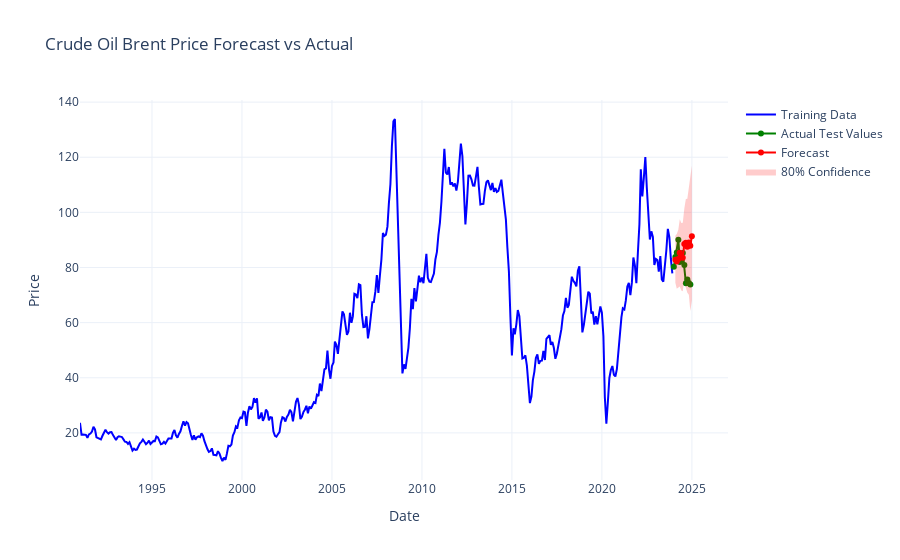
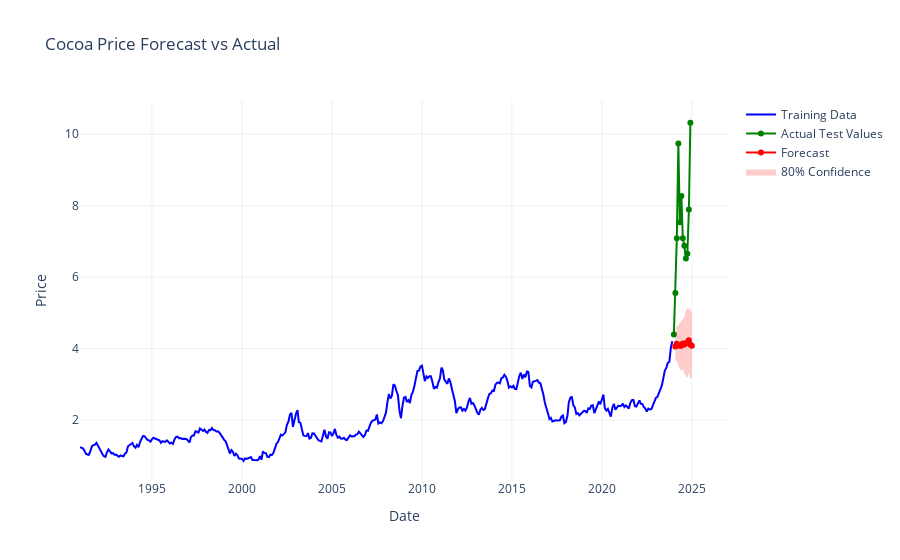
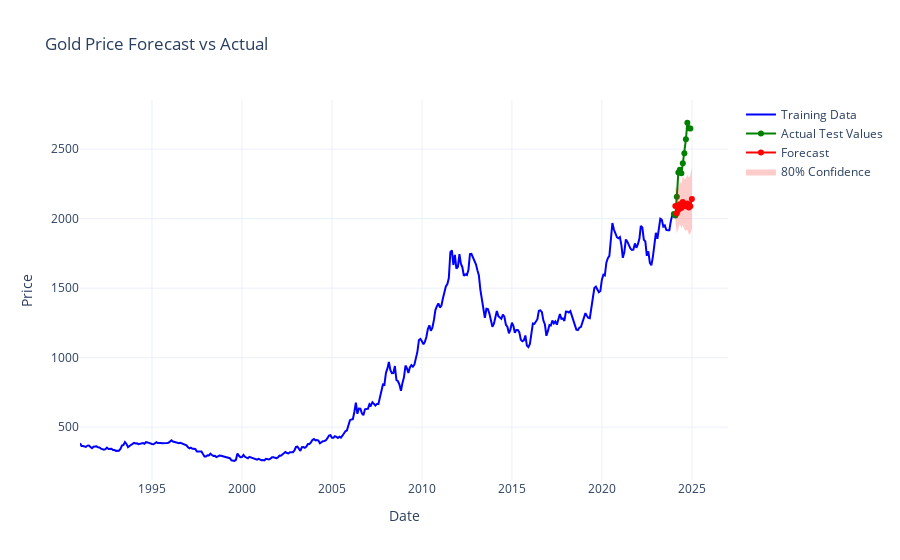
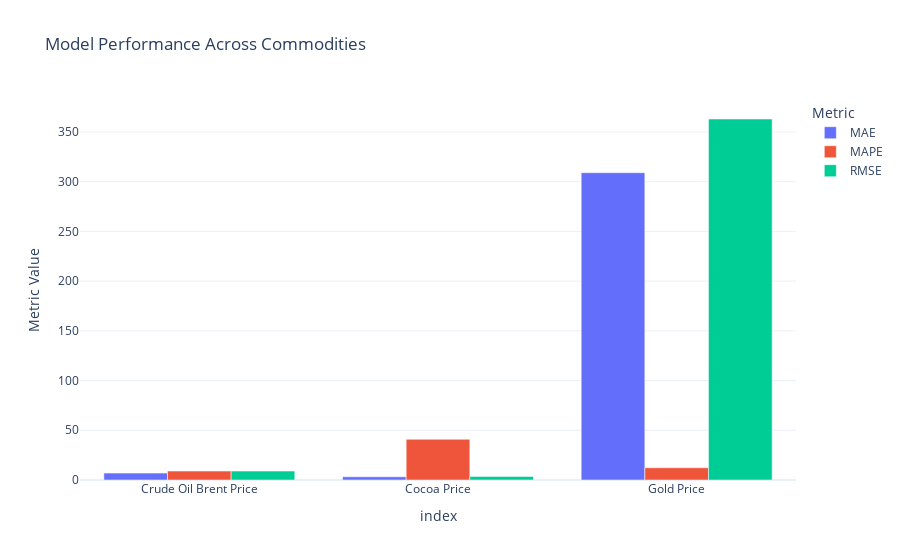

Notebook cell for these charts, in order:
### Code cell
import pandas as pd
import numpy as np
import plotly.express as px
import plotly.graph_objects as go
from autogluon.timeseries import TimeSeriesPredictor, TimeSeriesDataFrame
from sklearn.metrics import mean_absolute_error, mean_absolute_percentage_error, mean_squared_error


def prepare_data(filepath):
    """Load and prepare data with required __id__ column"""
    df = pd.read_csv(filepath, parse_dates=['date'])
    df['__id__'] = "main_series"  # Single time series ID
    
    # Add temporal features
    for col in ['Crude Oil Brent Price', 'Cocoa Price', 'Gold Price']:
        df[f'{col}_3mo_ma'] = df[col].rolling(3, min_periods=1).mean()
        df[f'{col}_12mo_ma'] = df[col].rolling(12, min_periods=6).mean()
    
    return df.set_index('date').sort_index()


def prepare_covariates(test_df:pd.DataFrame, target_col:str):
    """Prepare known covariates from test data for evaluation"""
    # Extract all columns except the target we're predicting
    covariate_cols = [col for col in test_df.columns if col not in [target_col, '__id__', 'Crude Oil Brent Price', 'Cocoa Price', 'Gold Price']]
    
    # Create TimeSeriesDataFrame with the test period covariates
    test_covs = test_df[[target_col]+covariate_cols].copy()
    test_covs['__id__'] = "main_series"  # Add ID column
    
    return TimeSeriesDataFrame.from_data_frame(
        test_covs.reset_index(),
        id_column="__id__",
        timestamp_column="date"
    )


def create_ts_dataframe(df:pd.DataFrame, target_col:str):
    """Create properly formatted TimeSeriesDataFrame"""
    # Keep only relevant columns
    keep_cols = ['__id__', target_col] + [col for col in df.columns if col not in ['Crude Oil Brent Price', 'Cocoa Price', 'Gold Price', '__id__']]

    # Prepare known covariates (all features except other commodities)
    # covariates = [f for f in keep_cols if f not in ['__id__'] and f != target]
    # covariates = [f for f in keep_cols if f != target]
    # covariates = [f for f in keep_cols if f not in ['__id__', target_col]]

    return TimeSeriesDataFrame.from_data_frame(
        df[keep_cols].reset_index(),
        id_column="__id__",
        timestamp_column="date"
    )


def run_automl_forecasting(ts_data:TimeSeriesDataFrame, target_col:str, prediction_length=12):
    """Run AutoML forecasting for a single target"""

    # Identify covariates - all columns except target and __id__
    # known_covariates = [col for col in ts_data.columns if col not in [target_col, '__id__']]
    # known_covariates_data = ts_data[known_covariates]  # Extract as TimeSeriesDataFrame

    predictor = TimeSeriesPredictor(
        target=target_col,
        prediction_length=prediction_length,
        eval_metric="RMSE",
        path=f"autogluon_models/{target_col.replace(' ', '_')}",
    )
    
    predictor.fit(
        train_data=ts_data,
        time_limit=None,  # 1hour (3600) | None
        presets="medium_quality",
        hyperparameters={
            "DeepARModel": {"num_layers": 4},
            "SimpleFeedForwardModel": {"hidden_dimensions":[256,128]},
            "TemporalFusionTransformerModel": {},
            "PatchTSTModel": {},
            "DLinearModel": {},
            "TiDEModel": {},
            "WaveNetModel": {}
        },
        enable_ensemble=True,
        num_val_windows=3,  # 3-fold time-based validation
        verbosity=2,
    )
    
    return predictor


def calculate_metrics(y_true, y_pred):
    """Calculate evaluation metrics for time series forecasts"""
    return {
        'MAE': mean_absolute_error(y_true, y_pred),
        'MAPE': mean_absolute_percentage_error(y_true, y_pred) * 100,  # as percentage
        'RMSE': np.sqrt(mean_squared_error(y_true, y_pred))
    }


def plot_actual_vs_predicted(train_df:pd.DataFrame, test_df:pd.DataFrame, forecast_df:pd.DataFrame, target_col:str):
    """Interactive plot of actual vs predicted values"""
    fig = go.Figure()
    
    # Convert indices to datetime
    train_df.index = pd.to_datetime(train_df.index)
    test_df.index = pd.to_datetime(test_df.index)
    forecast_df.index = pd.to_datetime(forecast_df.index)
    
    # Training data
    fig.add_trace(go.Scatter(
        x=train_df.index,
        y=train_df[target_col],
        name='Training Data',
        line=dict(color='blue')
    ))
    
    # Test actuals
    fig.add_trace(go.Scatter(
        x=test_df.index,
        y=test_df[target_col],
        name='Actual Test Values',
        line=dict(color='green')
    ))
    
    # Forecasts (ensure proper alignment)
    forecast_start = test_df.index[0]
    forecast_dates = pd.date_range(
        start=forecast_start,
        periods=len(forecast_df),
        freq='ME'
    )
    
    fig.add_trace(go.Scatter(
        x=forecast_dates,
        y=forecast_df['mean'],
        name='Forecast',
        line=dict(color='red')
    ))
    
    # Confidence interval
    fig.add_trace(go.Scatter(
        x=forecast_dates.tolist() + forecast_dates[::-1].tolist(),
        y=forecast_df['0.9'].tolist() + forecast_df['0.1'][::-1].tolist(),
        fill='toself',
        fillcolor='rgba(255,0,0,0.2)',
        line=dict(color='rgba(255,255,255,0)'),
        name='80% Confidence'
    ))
    
    fig.update_layout(
        title=f'{target_col} Forecast vs Actual',
        xaxis_title='Date',
        yaxis_title='Price',
        hovermode='x unified',
        template='plotly_white'
    )
    fig.show()

def plot_metrics(metrics_dict):
    """Bar plot comparing metrics across commodities"""
    metrics_df = pd.DataFrame(metrics_dict).T
    fig = px.bar(metrics_df, 
                 barmode='group',
                 title='Model Performance Across Commodities',
                 labels={'value': 'Metric Value', 'variable': 'Metric'})
    fig.update_layout(template='plotly_white')
    fig.show()


if __name__ == "__main__":
    # Configuration
    # from google.colab import drive
    # drive.mount('/content/drive')
    DATA_PATH = "merged_macro_commodity.csv"
    COMMODITIES = ['Crude Oil Brent Price', 'Cocoa Price', 'Gold Price']
    PREDICTION_LENGTH = 12  # 12-month forecast
    
    # Prepare data
    full_df = prepare_data(DATA_PATH)
    train_df = full_df.iloc[:-PREDICTION_LENGTH]
    test_df = full_df.iloc[-PREDICTION_LENGTH:]
    
    results = {}
    for target in COMMODITIES:
        print(f"\n=== Processing {target} ===")
        
        # Prepare data
        train_ts = create_ts_dataframe(train_df, target)
        
        # Train model
        predictor = run_automl_forecasting(train_ts, target)

        # Prepare future covariates
        # test_covariates = prepare_covariates(test_df, target)
        # train_covariates = prepare_covariates(train_df, target)
        
        # Generate forecast
        forecast = predictor.predict(train_ts)

        # Generate forecast with error handling
        # try:
        #     print(f"Attempting to predict with covariates...")
        #     print(f"  - Train data shape: {train_ts.shape}")
        #     print(f"  - Test covariates shape: {test_covariates.shape}")
        #     print(f"  - Test covariates columns: {test_covariates.columns.tolist()}")
        #     print(f"  - Train_ts columns: {train_ts.columns.tolist()}")
            
        #     forecast = predictor.predict(train_ts, known_covariates=train_covariates_ts) # test_cov
        #     print("Successfully predicted with covariates!")
        # except ValueError as e:
        #     print(f"Error using covariates: {str(e)}")
        #     print("Falling back to prediction without covariates...")
        #     forecast = predictor.predict(train_ts)
        
        forecast_df = forecast.reset_index().set_index('timestamp')
        
        # Evaluate on test period
        y_true = test_df[target]
        y_pred = forecast_df['mean']
        metrics = calculate_metrics(y_true, y_pred)
        
        # Store results
        results[target] = {
            'metrics': metrics,
            'forecast': forecast_df,
            'predictor': predictor,
            'best_model': predictor.model_best
        }
        
        # Show interactive plot
        plot_actual_vs_predicted(train_df, test_df, forecast_df, target)
        
        print(f"\n{target} Evaluation:")
        print(f"best_model: {results[target]["best_model"]}")
        print(f"- MAE: {metrics['MAE']:.2f}")
        print(f"- MAPE: {metrics['MAPE']:.2f}%")
        print(f"- RMSE: {metrics['RMSE']:.2f}")
    
    # Compare metrics across commodities
    metrics_dict = {k: v['metrics'] for k, v in results.items()}
    plot_metrics(metrics_dict)

### Figure 1 — Plotly figure (JSON) as saved in the notebook; plotly's stock layout.template omitted (floating-point values rounded to 4 significant figures; data arrays with more than 128 entries replaced by an {"elided": "..."} marker saying what was removed)
{"data": [{"line": {"color": "blue"}, "name": "Training Data", "type": "scatter", "x": {"elided": "396 str values"}, "y": {"elided": "396 float values"}}, {"line": {"color": "green"}, "name": "Actual Test Values", "type": "scatter", "x": ["2024-01-01T00:00:00.000000000", "2024-02-01T00:00:00.000000000", "2024-03-01T00:00:00.000000000", "2024-04-01T00:00:00.000000000", "2024-05-01T00:00:00.000000000", "2024-06-01T00:00:00.000000000", "2024-07-01T00:00:00.000000000", "2024-08-01T00:00:00.000000000", "2024-09-01T00:00:00.000000000", "2024-10-01T00:00:00.000000000", "2024-11-01T00:00:00.000000000", "2024-12-01T00:00:00.000000000"], "y": [80.23, 83.76, 85.45, 90.05, 82.0, 82.56, 85.3, 80.86, 74.29, 75.66, 74.39, 73.83]}, {"line": {"color": "red"}, "name": "Forecast", "type": "scatter", "x": ["2024-01-31T00:00:00.000000000", "2024-02-29T00:00:00.000000000", "2024-03-31T00:00:00.000000000", "2024-04-30T00:00:00.000000000", "2024-05-31T00:00:00.000000000", "2024-06-30T00:00:00.000000000", "2024-07-31T00:00:00.000000000", "2024-08-31T00:00:00.000000000", "2024-09-30T00:00:00.000000000", "2024-10-31T00:00:00.000000000", "2024-11-30T00:00:00.000000000", "2024-12-31T00:00:00.000000000"], "y": [82.85, 82.19, 83.06, 85.32, 83.83, 83.57, 88.51, 89.0, 87.56, 89.1, 87.93, 91.37]}, {"fill": "toself", "fillcolor": "rgba(255,0,0,0.2)", "line": {"color": "rgba(255,255,255,0)"}, "name": "80% Confidence", "type": "scatter", "x": ["2024-01-31T00:00:00", "2024-02-29T00:00:00", "2024-03-31T00:00:00", "2024-04-30T00:00:00", "2024-05-31T00:00:00", "2024-06-30T00:00:00", "2024-07-31T00:00:00", "2024-08-31T00:00:00", "2024-09-30T00:00:00", "2024-10-31T00:00:00", "2024-11-30T00:00:00", "2024-12-31T00:00:00", "2024-12-31T00:00:00", "2024-11-30T00:00:00", "2024-10-31T00:00:00", "2024-09-30T00:00:00", "2024-08-31T00:00:00", "2024-07-31T00:00:00", "2024-06-30T00:00:00", "2024-05-31T00:00:00", "2024-04-30T00:00:00", "2024-03-31T00:00:00", "2024-02-29T00:00:00", "2024-01-31T00:00:00"], "y": [91.52, 92.19, 93.71, 97.54, 96.12, 96.22, 101.4, 104.8, 105.0, 109.3, 112.0, 117.0, 68.0, 64.26, 70.1, 70.85, 72.7, 75.81, 71.41, 71.66, 73.13, 72.51, 72.26, 74.48]}], "layout": {"hovermode": "x unified", "title": {"text": "Crude Oil Brent Price Forecast vs Actual"}, "xaxis": {"title": {"text": "Date"}}, "yaxis": {"title": {"text": "Price"}}}}

### Figure 2 — Plotly figure (JSON) as saved in the notebook; plotly's stock layout.template omitted (floating-point values rounded to 4 significant figures; data arrays with more than 128 entries replaced by an {"elided": "..."} marker saying what was removed)
{"data": [{"line": {"color": "blue"}, "name": "Training Data", "type": "scatter", "x": {"elided": "396 str values"}, "y": {"elided": "396 float values"}}, {"line": {"color": "green"}, "name": "Actual Test Values", "type": "scatter", "x": ["2024-01-01T00:00:00.000000000", "2024-02-01T00:00:00.000000000", "2024-03-01T00:00:00.000000000", "2024-04-01T00:00:00.000000000", "2024-05-01T00:00:00.000000000", "2024-06-01T00:00:00.000000000", "2024-07-01T00:00:00.000000000", "2024-08-01T00:00:00.000000000", "2024-09-01T00:00:00.000000000", "2024-10-01T00:00:00.000000000", "2024-11-01T00:00:00.000000000", "2024-12-01T00:00:00.000000000"], "y": [4.398, 5.556, 7.089, 9.74, 7.538, 8.272, 7.089, 6.878, 6.524, 6.657, 7.895, 10.32]}, {"line": {"color": "red"}, "name": "Forecast", "type": "scatter", "x": ["2024-01-31T00:00:00.000000000", "2024-02-29T00:00:00.000000000", "2024-03-31T00:00:00.000000000", "2024-04-30T00:00:00.000000000", "2024-05-31T00:00:00.000000000", "2024-06-30T00:00:00.000000000", "2024-07-31T00:00:00.000000000", "2024-08-31T00:00:00.000000000", "2024-09-30T00:00:00.000000000", "2024-10-31T00:00:00.000000000", "2024-11-30T00:00:00.000000000", "2024-12-31T00:00:00.000000000"], "y": [4.06, 4.134, 4.104, 4.084, 4.082, 4.148, 4.117, 4.153, 4.173, 4.235, 4.118, 4.08]}, {"fill": "toself", "fillcolor": "rgba(255,0,0,0.2)", "line": {"color": "rgba(255,255,255,0)"}, "name": "80% Confidence", "type": "scatter", "x": ["2024-01-31T00:00:00", "2024-02-29T00:00:00", "2024-03-31T00:00:00", "2024-04-30T00:00:00", "2024-05-31T00:00:00", "2024-06-30T00:00:00", "2024-07-31T00:00:00", "2024-08-31T00:00:00", "2024-09-30T00:00:00", "2024-10-31T00:00:00", "2024-11-30T00:00:00", "2024-12-31T00:00:00", "2024-12-31T00:00:00", "2024-11-30T00:00:00", "2024-10-31T00:00:00", "2024-09-30T00:00:00", "2024-08-31T00:00:00", "2024-07-31T00:00:00", "2024-06-30T00:00:00", "2024-05-31T00:00:00", "2024-04-30T00:00:00", "2024-03-31T00:00:00", "2024-02-29T00:00:00", "2024-01-31T00:00:00"], "y": [4.462, 4.618, 4.664, 4.717, 4.776, 4.857, 4.883, 5.074, 5.138, 5.132, 5.085, 5.001, 3.17, 3.154, 3.334, 3.184, 3.212, 3.327, 3.428, 3.375, 3.436, 3.55, 3.655, 3.666]}], "layout": {"hovermode": "x unified", "title": {"text": "Cocoa Price Forecast vs Actual"}, "xaxis": {"title": {"text": "Date"}}, "yaxis": {"title": {"text": "Price"}}}}

### Figure 3 — Plotly figure (JSON) as saved in the notebook; plotly's stock layout.template omitted (floating-point values rounded to 4 significant figures; data arrays with more than 128 entries replaced by an {"elided": "..."} marker saying what was removed)
{"data": [{"line": {"color": "blue"}, "name": "Training Data", "type": "scatter", "x": {"elided": "396 str values"}, "y": {"elided": "396 float values"}}, {"line": {"color": "green"}, "name": "Actual Test Values", "type": "scatter", "x": ["2024-01-01T00:00:00.000000000", "2024-02-01T00:00:00.000000000", "2024-03-01T00:00:00.000000000", "2024-04-01T00:00:00.000000000", "2024-05-01T00:00:00.000000000", "2024-06-01T00:00:00.000000000", "2024-07-01T00:00:00.000000000", "2024-08-01T00:00:00.000000000", "2024-09-01T00:00:00.000000000", "2024-10-01T00:00:00.000000000", "2024-11-01T00:00:00.000000000", "2024-12-01T00:00:00.000000000"], "y": [2034.0, 2023.0, 2158.0, 2331.0, 2351.0, 2326.0, 2398.0, 2470.0, 2571.0, 2690.0, 2651.0, 2648.0]}, {"line": {"color": "red"}, "name": "Forecast", "type": "scatter", "x": ["2024-01-31T00:00:00.000000000", "2024-02-29T00:00:00.000000000", "2024-03-31T00:00:00.000000000", "2024-04-30T00:00:00.000000000", "2024-05-31T00:00:00.000000000", "2024-06-30T00:00:00.000000000", "2024-07-31T00:00:00.000000000", "2024-08-31T00:00:00.000000000", "2024-09-30T00:00:00.000000000", "2024-10-31T00:00:00.000000000", "2024-11-30T00:00:00.000000000", "2024-12-31T00:00:00.000000000"], "y": [2090.0, 2040.0, 2062.0, 2103.0, 2077.0, 2120.0, 2088.0, 2090.0, 2108.0, 2080.0, 2090.0, 2141.0]}, {"fill": "toself", "fillcolor": "rgba(255,0,0,0.2)", "line": {"color": "rgba(255,255,255,0)"}, "name": "80% Confidence", "type": "scatter", "x": ["2024-01-31T00:00:00", "2024-02-29T00:00:00", "2024-03-31T00:00:00", "2024-04-30T00:00:00", "2024-05-31T00:00:00", "2024-06-30T00:00:00", "2024-07-31T00:00:00", "2024-08-31T00:00:00", "2024-09-30T00:00:00", "2024-10-31T00:00:00", "2024-11-30T00:00:00", "2024-12-31T00:00:00", "2024-12-31T00:00:00", "2024-11-30T00:00:00", "2024-10-31T00:00:00", "2024-09-30T00:00:00", "2024-08-31T00:00:00", "2024-07-31T00:00:00", "2024-06-30T00:00:00", "2024-05-31T00:00:00", "2024-04-30T00:00:00", "2024-03-31T00:00:00", "2024-02-29T00:00:00", "2024-01-31T00:00:00"], "y": [2233.0, 2205.0, 2223.0, 2267.0, 2251.0, 2306.0, 2284.0, 2289.0, 2316.0, 2295.0, 2308.0, 2374.0, 1928.0, 1891.0, 1885.0, 1922.0, 1913.0, 1922.0, 1955.0, 1930.0, 1966.0, 1934.0, 1894.0, 1977.0]}], "layout": {"hovermode": "x unified", "title": {"text": "Gold Price Forecast vs Actual"}, "xaxis": {"title": {"text": "Date"}}, "yaxis": {"title": {"text": "Price"}}}}

### Figure 4 — Plotly figure (JSON) as saved in the notebook; plotly's stock layout.template omitted (floating-point values rounded to 4 significant figures)
{"data": [{"alignmentgroup": "True", "hovertemplate": "Metric=MAE<br>index=%{x}<br>Metric Value=%{y}<extra></extra>", "legendgroup": "MAE", "marker": {"color": "#636efa", "pattern": {"shape": ""}}, "name": "MAE", "offsetgroup": "MAE", "orientation": "v", "showlegend": true, "textposition": "auto", "type": "bar", "x": ["Crude Oil Brent Price", "Cocoa Price", "Gold Price"], "xaxis": "x", "y": [6.94, 3.206, 309.0], "yaxis": "y"}, {"alignmentgroup": "True", "hovertemplate": "Metric=MAPE<br>index=%{x}<br>Metric Value=%{y}<extra></extra>", "legendgroup": "MAPE", "marker": {"color": "#EF553B", "pattern": {"shape": ""}}, "name": "MAPE", "offsetgroup": "MAPE", "orientation": "v", "showlegend": true, "textposition": "auto", "type": "bar", "x": ["Crude Oil Brent Price", "Cocoa Price", "Gold Price"], "xaxis": "x", "y": [9.004, 40.95, 12.3], "yaxis": "y"}, {"alignmentgroup": "True", "hovertemplate": "Metric=RMSE<br>index=%{x}<br>Metric Value=%{y}<extra></extra>", "legendgroup": "RMSE", "marker": {"color": "#00cc96", "pattern": {"shape": ""}}, "name": "RMSE", "offsetgroup": "RMSE", "orientation": "v", "showlegend": true, "textposition": "auto", "type": "bar", "x": ["Crude Oil Brent Price", "Cocoa Price", "Gold Price"], "xaxis": "x", "y": [8.97, 3.569, 363.0], "yaxis": "y"}], "layout": {"barmode": "group", "legend": {"title": {"text": "Metric"}, "tracegroupgap": 0}, "title": {"text": "Model Performance Across Commodities"}, "xaxis": {"anchor": "y", "domain": [0, 1], "title": {"text": "index"}}, "yaxis": {"anchor": "x", "domain": [0, 1], "title": {"text": "Metric Value"}}}}
